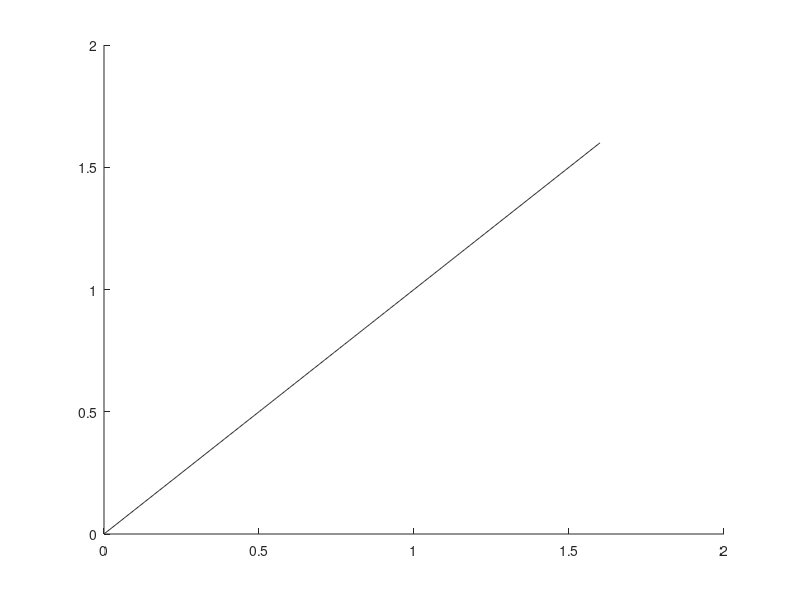

Reproduce this figure in MATLAB.
%Plots the friction coefficient means of all the participants on the 
%same graph by looping through the folders of each participant

tsteps = 2759; %number of time steps 
l = 0;
%Define the normal force interval on which the mean friction coefficient is
%calculated
Fmin = 1;  
Fmax = 5;
Fint = [Fmin:Fmax];

D = 'Data Friction 55-75';
S = dir(fullfile(D, '*'));
N = setdiff({S([S.isdir]).name},{'.','..'}); % list of subfolders of D.

x=linspace(0,1.6);
y=linspace(0,1.6);
figure(1); hold on;
h1=plot(x,y,'Color',[0.2 0.2 0.2]) %identity line (x=y)
h(1)=h1(1);

figure(2);

for ii = 1:numel(N)  %loop going through the folders 
    filelist = dir(fullfile(D,N{ii},'*.csv')); %improve by specifying the file extension
    filelist= filelist(~[filelist.isdir]);  % classification of folders in good order
    [~,idx] = sort([filelist.datenum]);
    filelist = filelist(idx);
    nfiles=length(filelist);
    C = {filelist(~[filelist.isdir]).name}; %files in subfolder (cell created for the loop)
    [indexglassLF, indexglassHF] = at_frictionplots(N{ii}, filelist, tsteps); %calculates the frictions for LF and HF for the participant
    
    %Mean of the friction coefficient on the Force interval
    meanCF_LF = mean(indexglassLF.k.*Fint.^(indexglassLF.n-1));
    meanCF_HF = mean(indexglassHF.k.*Fint.^(indexglassHF.n-1));
    
    %relative difference in friction
    Rd = (abs(meanCF_HF-meanCF_LF)/min(meanCF_LF,meanCF_HF))*100;
    
    %graph plots
    figure(1); hold on;
    C = {'k','b','r','g',[1 0.9 0.1],[.5 .6 .7],[.8 .2 .6],[0.7 0.5 0.9],'c','m',[0.9 0.4 1],[0.2 0.8 0.7],[0.7 0.4 0.1],[0.4 0.55 0.8],[0.3 0.6 0.3]}; % Cell array of colors.
    h2= plot(meanCF_LF,meanCF_HF,'.', 'MarkerSize',10,'Color', C{ii});
    h(2)=h2(1);   
    h=[h(1);h(2)]
    
    %title('Mean coefficient of friction - Young participants')
    title('Mean coefficient of friction - Elderly participants')
    xlabel('Coefficient of friction - Low [-]')
    ylabel('Coefficient of friction - High [-]')
    yticks([0 0.2 0.4 0.6 0.8 1 1.2 1.4 1.6])
    
    figure(2); hold on;
    h1 = plot(1,Rd,'.', 'MarkerSize',10,'Color', C{ii});
    set(gca,'XTick',[])
    set(gca, 'YDir','reverse')
    ylabel('Relative difference in Friction [%]')
    
    
end